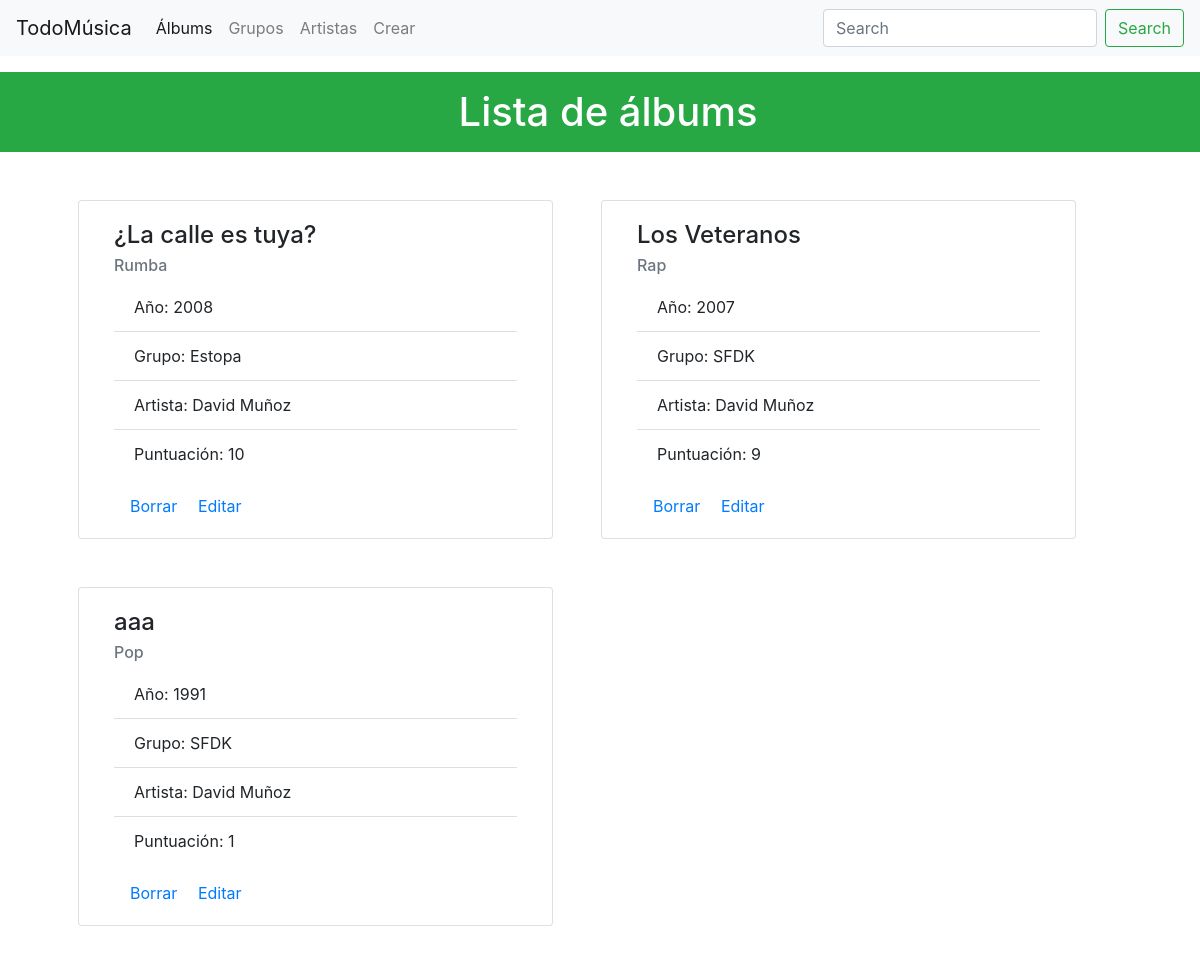
The app's page /albums/, older data.
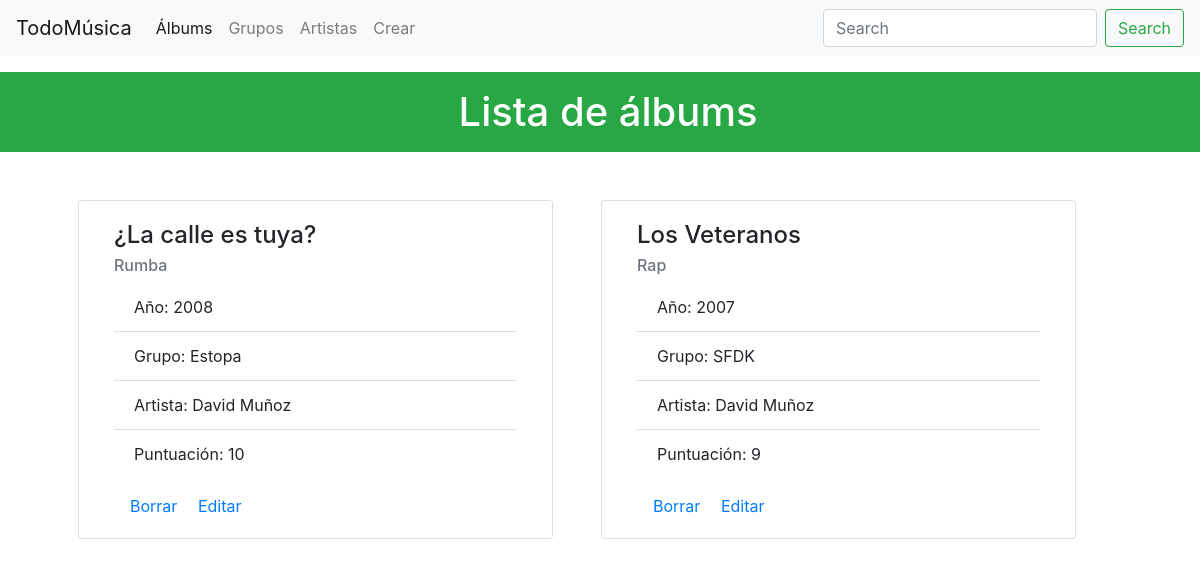
The same page, newer data.
### miAplicacion/models.py (models this page shows)
class Album(models.Model):
    nombreAlbum = models.CharField(max_length=50, blank=False)
    anio = models.IntegerField(default=0)
    genero = models.CharField(max_length=50, blank=False)
    artista_id = models.ForeignKey(Artista, on_delete=models.CASCADE, blank=True,null=True)
    grupoMusical_id = models.ForeignKey(Grupo_Musical, on_delete=models.CASCADE, blank=True,null=True)
    puntuacion = models.IntegerField(default=0, validators=[MaxValueValidator(10), MinValueValidator(0)])

class Grupo_Musical(models.Model):
    nombreGrupo = models.CharField(max_length=50, blank=False)
    estiloMusica = models.CharField(max_length=50)
    fecha_creacion = models.DateField(blank=False)
    fecha_disolucion = models.DateField(null=True, blank=True, default=None)

class Artista(models.Model):
    nombre = models.CharField(max_length=50, blank=False)
    apellido1 = models.CharField(max_length=50, blank=False)
    apellido2 = models.CharField(max_length=50, blank=False)
    grupo_id = models.ForeignKey(Grupo_Musical, on_delete=models.CASCADE)

### miAplicacion/views.py (the view)
# urls.py: path('albums/',albumsView,name='albums'),
def albumsView(request):
    allAlbums = Album.objects.all()
    context = {'allAlbums': allAlbums}
    return render(request,"albums.html",context)

### templates/albums.html (shortened to what this page needs)
{% include "header.html" %}
<!DOCTYPE html>
<html lang="en">
<head>
    {% load static %}
    <link rel="stylesheet" href="{% static 'css/miEstilo.css' %}">
</head>
<body class="body3">
    <div class="container-fluid bg-success">
        <h1 class="mt-3 ml-3 pt-3 pb-3 text-center text-white">Lista de álbums</h1>
    </div>
<div class="container mt-5">
    <div class="row">
    {% for Album in allAlbums %}
        <div class="card ml-5 mb-5 col-5" style="width: 18rem;">
          <div class="card-body ">
            <h4 class="card-title">{{ Album.nombreAlbum }}</h4>
            <h6 class="card-subtitle mb-2 text-muted">{{ Album.genero }}</h6>
              <ul class="list-group list-group-flush mb-3">
                  <li class="list-group-item">Año: {{ Album.anio }}</li>
                  <li class="list-group-item">Grupo: {{ Album.grupoMusical_id.nombreGrupo }}</li>
                  <li class="list-group-item ">Artista: {{ Album.artista_id.nombre }}   {{ Album.artista_id.apellido1 }}</li>
                  <li class="list-group-item">Puntuación: {{ Album.puntuacion }}</li>
                  </ul>
            <a href="/borrarAlbum/{{Album.id}}" class="card-link ml-3">Borrar </a>
            <a href="/editarAlbum/{{Album.id}}" class="card-link ml-3 ">Editar</a>
          </div>
        </div>
    {% endfor %}
    </div>
</div>
</body>
</html>

Row changes from the older to the newer data that the page shows:
removed Album: nombreAlbum "aaa", genero "Pop", anio "1991", grupoMusical_id.nombreGrupo "SFDK", artista_id.nombre "David", artista_id.apellido1 "Muñoz", puntuacion "1"
